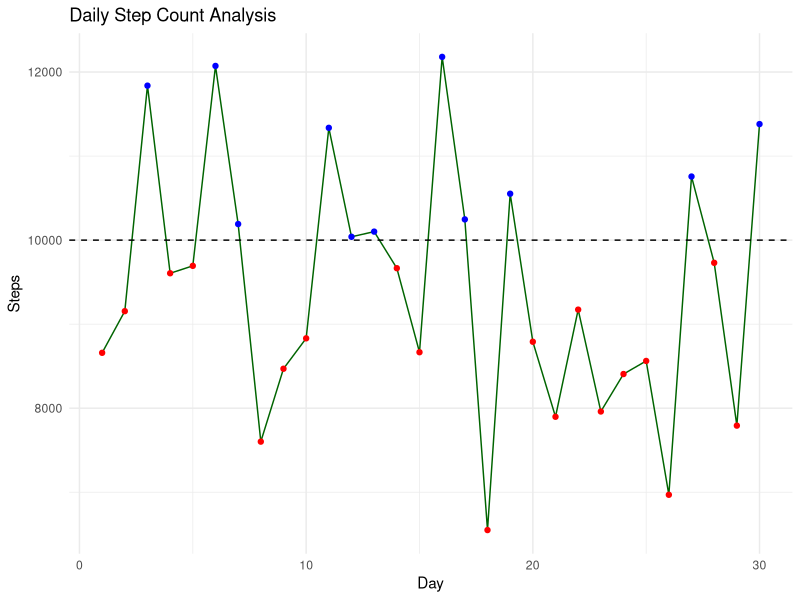

Source code (R):
# Step Count Analysis

# Load necessary library for data visualization
library(ggplot2)

# Step 1: Simulate a month's worth of step count data
set.seed(123)
step_data <- data.frame(
  day = 1:30,                               # Days of the month
  steps = rnorm(30, mean = 9500, sd = 1500) # Simulate daily steps (with some variability)
)

# Step 2: Define the step goal
step_goal <- 10000

# Step 3: Analyze average step count
average_steps <- mean(step_data$steps)
cat("Average daily steps:", round(average_steps), "\n")

# Step 4: Identify days where the step goal was met or exceeded
successful_days <- step_data[step_data$steps >= step_goal, ]
cat("Number of days where step goal was met:", nrow(successful_days), "\n")

# Step 5: Plot step count over the month
ggplot(step_data, aes(x = day, y = steps)) +
  geom_line(color = "darkgreen") +                                              # Line plot for step count over time
  geom_point(color = ifelse(step_data$steps >= step_goal, "blue", "red")) +     # Color points based on goal achievement
  geom_hline(yintercept = step_goal, linetype = "dashed", color = "black") +    # Dashed line for the goal
  ggtitle("Daily Step Count Analysis") +
  xlab("Day") +
  ylab("Steps") +
  theme_minimal()

# Step 6: Identify days where step count is below the goal
below_goal_days <- step_data[step_data$steps < step_goal, ]
cat("Days with steps below the goal:\n")
print(below_goal_days)

# Step 7: Calculate percentage of days with successful step count
percent_successful <- (nrow(successful_days) / nrow(step_data)) * 100
cat("Percentage of days meeting the step goal:", round(percent_successful, 2), "%\n")
